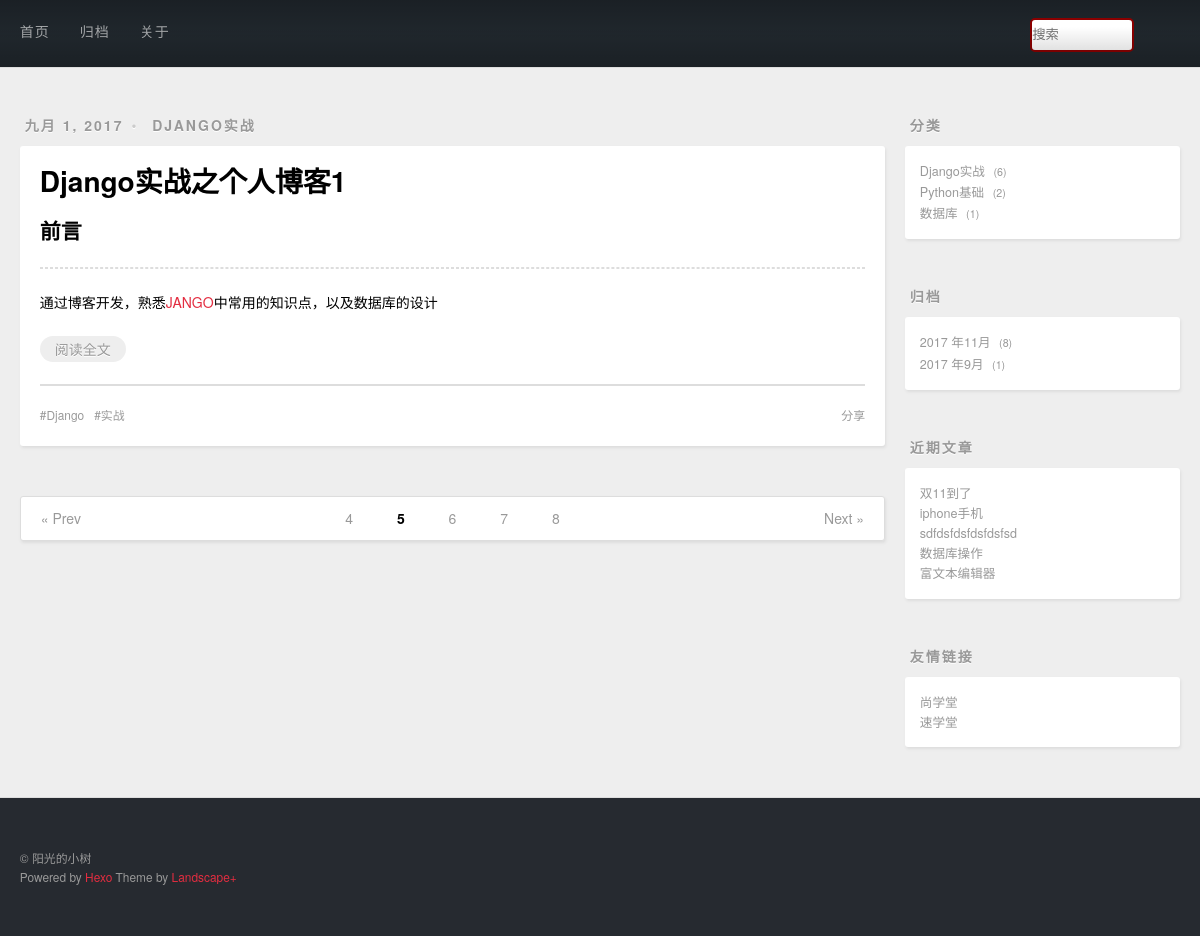
Screenshot of /page/5 with the database file from the repository.
### post/models.py (models this page shows, shortened)
class Post(models.Model):
    title = models.CharField(max_length=20)
    desc = RichTextUploadingField()
    content = models.TextField()
    created = models.DateField(auto_now_add=True)
    modified = models.DateTimeField(auto_now=True)
    category = models.ForeignKey(Category)
    tags = models.ManyToManyField(Tag)
    @staticmethod
    def get_posts_by_page(num,per_page = 1):
        num = int(num)
        pagintor = Paginator(Post.objects.order_by('-modified').all(),per_page)
        if num<1:
            num = 1
        if num>pagintor.num_pages:
            num = pagintor.num_pages
        page = pagintor.page(num)
        pervious = 2
        last = 2
        if num<=pervious:
            start =1
            end = last+pervious+1
        if num>pervious:
            start = num-pervious+1
            end = num+last+1
        if end>pagintor.num_pages:
            min = end-pagintor.num_pages
            end = pagintor.num_pages
            start -= min
            if start<=1:
                start=1
        return  (page,range(start,end+1))

class Category(models.Model):
    name = models.CharField(max_length=20,unique=True)
    def __unicode__(self):
        return u'%s'%self.name

class Tag(models.Model):
    name = models.CharField(max_length=20, unique=True)
    def __unicode__(self):
        return u'%s'%self.name

### post/views.py (the view)
# urls.py: url(r'^page/(\d+)$',views.index_view),
def index_view(request,num='1'):
    page,page_range = Post.get_posts_by_page(num,1)
    return render(request,'index.html',context={'page':page,'page_range':page_range})

### post/contextprocessor.py (called while the page is built)
def slider_context_processor(request):
    context ={}
    context['category']=Post.objects.values('category','category__name').annotate(count = Count('*'))
    archive = Post.objects.values('created').order_by('-created')
    context['archive']=archive
    context['recent']=Post.objects.order_by('-created').all()[:5]
    return context

### post/templatetags/custommark.py (called while the page is built)
@register.filter
def mark(value):
    return  markdown.markdown(value)

### post/templates/index.html (shortened to what this page needs)
{%  extends 'base.html' %}
{% load custommark %}
{% block main %}
  {% for post in page.object_list %}
 <article class="article article-type-post">
            <div class="article-meta">
                <a class="article-date">
                    <time>{{ post.created|date }}</time>
                </a>
                <div class="article-category">
                    <a class="article-category-link" href="#" target="_blank">{{ post.category|lower }}</a>
                </div>
            </div>
            <div class="article-inner">
                <header class="article-header">
                    <h1 itemprop="name">
                        <a class="article-title" href="#" target="_blank">{{ post.title }}</a>
                    </h1>
                </header>
                <div class="article-entry" itemprop="articleBody">
                    <h2>前言</h2>
                    <hr>
                    {{ post.desc|mark|safe }}
                    <p class="article-more-link">
                        <a href="/post/details/{{ post.id }}" target="_blank">阅读全文</a>
                    </p>
                </div>
                <footer class="article-footer">
                    <a data-url="存放文章的url" class="article-share-link">分享</a>
                    <ul class="article-tag-list">
                       {% for tag in post.tags.all %}
                        <li class="article-tag-list-item">
                            <a class="article-tag-list-link" href="#">{{ tag }}</a>
                        </li>
                       {% endfor %}
                    </ul>
                </footer>
            </div>
        </article>
  {% endfor %}
    <nav id="page-nav">
            {% if page.has_previous %}
             <a class="extend prev" rel="next" href="/page/{{ page.previous_page_number }}">« Prev</a>
            {% endif %}
              {% for p in page_range %}
              {% if p == page.number %}
              <span class="page-number current">{{ p }}</span>
              {% else  %}
                  <a class="page-number" href="/page/{{ p }}">{{ p }}</a>
              {% endif %}
              {% endfor %}
            {% if page.has_next %}
            <a class="extend next" rel="next" href="/page/{{ page.next_page_number }}">Next »</a>
            {% endif %}
    </nav>
{% endblock main %}

### templates/slider.html
<aside id="sidebar">
  <div class="widget-wrap">
    <h3 class="widget-title">分类</h3>
    <div class="widget">
      <ul class="category-list">
          {% for cate in category %}
              <li class="category-list-item">
              <a class="category-list-link" href="/category/{{ cate.category }}">{{ cate.category__name }}</a>
              <span class="category-list-count">{{ cate.count }}</span>
          </li>
          {% endfor cate %}
      </ul>
      </div>
  </div>
  <div class="widget-wrap">
    <h3 class="widget-title">归档</h3>
    <div class="widget">
      <ul class="archive-list">
           {% regroup archive by created.year as year_group  %}
          {% for year in year_group %}
              {%  regroup year.list by created.month  as month_group %}
                  {% for month in month_group %}
          <li class="archive-list-item">
                      <a class="archive-list-link" href="/archive/{{ year.grouper }}/{{month.grouper}}">{{ year.grouper  }} 年{{ month.grouper }}月</a>
              <span class="archive-list-count">{{ month.list|length }}</span>
          </li>{% endfor  %}
       {% endfor %}
      </ul>
    </div>
  </div>
  <div class="widget-wrap">
    <h3 class="widget-title">近期文章</h3>
    <div class="widget">
      <ul>
         {% for p in recent %}
              <li>
            <a href="/post/details/{{ p.id }}" target="_blank">{{ p.title }}</a>
          </li>
          {% endfor %}
      </ul>
    </div>
  </div>
  <div class="widget-wrap">
    <h3 class="widget-title">友情链接</h3>
    <div class="widget">
      <ul>
          <li>
            <a href="http://www.bjsxt.com/" target="_blank">尚学堂</a>
          </li>
          <li>
            <a href="http://www.sxt.cn/" target="_blank">速学堂</a>
          </li>
      </ul>
    </div>
  </div>
</aside>

### rows the page displays
Post: created "九月 1, 2017", category "DJANGO实战", title "Django实战之个人博客1", desc|mark "通过博客开发，熟悉 JANGO 中常用的知识点，以及数据库的设计"
Tag: name "Django"
Tag: name "实战"
Post: title "双11到了"
Post: title "iphone手机"
Post: title "sdfdsfdsfdsfdsfsd"
Post: title "数据库操作"
Post: title "富文本编辑器"

### other values shown
{{ p }} "4" "6" "7" "8"
{{ p }} "5"
{{ cate.category__name }} "Django实战" "Python基础" "数据库"
{{ cate.count }} "6" "2" "1"
{{ year.grouper }} "2017" "2017"
{{ month.grouper }} "11" "9"
{{ month.list|length }} "8" "1"
